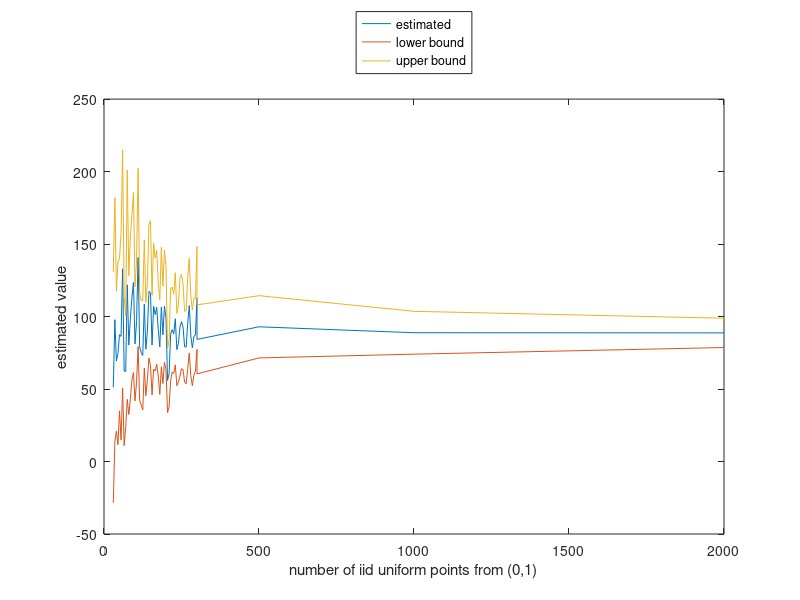

Write the MATLAB code that produced this figure.
clear all; close all; clc
%format long;
g = @(u) exp(16.*u.^2 - 12.*u + 2) .* 4;

n = 30:5:300;
N = [n, 300, 500, 1000, 2000];
estimated_values = zeros(1,length(N));
std_est_values = zeros(1,length(N));

for n = 1:length(N)
    U = rand(1,N(n));
    estimated_values(1,n) = mean(g(U));
    std_est_values(1,n) = std(g(U) / sqrt(N(n)));
end

lower_bound = estimated_values - 1.96 .* std_est_values;
upper_bound = estimated_values + 1.96 .* std_est_values;


plot(N, estimated_values)
hold on;
plot(N, lower_bound)
plot(N,upper_bound)
legend('estimated', 'lower bound', 'upper bound', 'Location', 'northoutside')
xlabel('number of iid uniform points from (0,1)')
ylabel('estimated value')